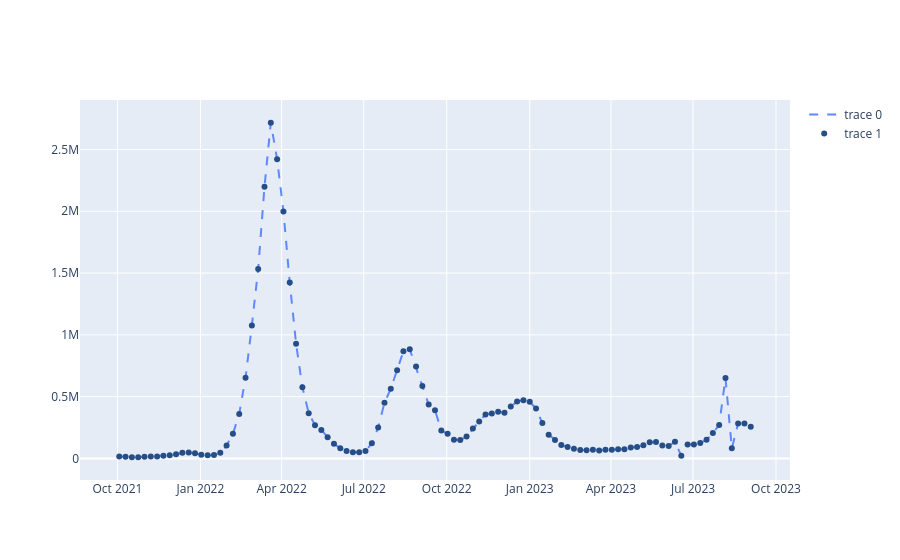

Write notebook code for a chart like this one.
### Code cell
fig.add_trace({ # Trace2 -  points
        'type' : 'scatter', # 관계형
        'mode' : 'markers', # 산점도
        'x' : df_covid19_100.loc[df_covid19_100['location'] == '한국','date'],      # x축
        'y' : df_covid19_100.loc[df_covid19_100['location'] == '한국','new_cases'], # y축
        'marker' : {'color' : '#264E86'}
})

fig.show()
